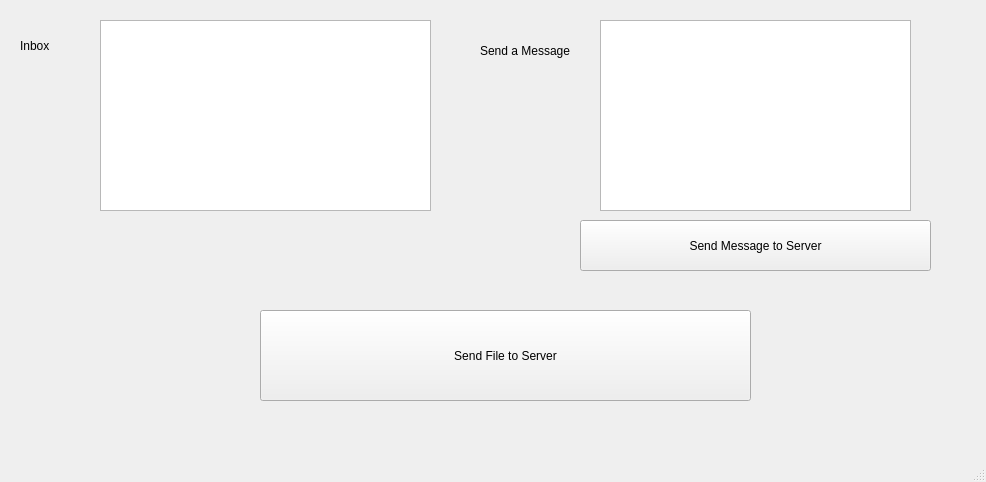
<?xml version="1.0" encoding="UTF-8"?>
<ui version="4.0">
 <class>MainWindow</class>
 <widget class="QMainWindow" name="MainWindow">
  <property name="geometry">
   <rect>
    <x>0</x>
    <y>0</y>
    <width>986</width>
    <height>482</height>
   </rect>
  </property>
  <property name="windowTitle">
   <string>MainWindow</string>
  </property>
  <widget class="QWidget" name="centralwidget">
   <widget class="QPushButton" name="pushButton_Send_Message">
    <property name="geometry">
     <rect>
      <x>580</x>
      <y>220</y>
      <width>351</width>
      <height>51</height>
     </rect>
    </property>
    <property name="text">
     <string>Send Message to Server</string>
    </property>
   </widget>
   <widget class="QPushButton" name="pushButton_Send_File">
    <property name="geometry">
     <rect>
      <x>260</x>
      <y>310</y>
      <width>491</width>
      <height>91</height>
     </rect>
    </property>
    <property name="text">
     <string>Send File to Server</string>
    </property>
   </widget>
   <widget class="QTextEdit" name="textEdit_Message">
    <property name="geometry">
     <rect>
      <x>600</x>
      <y>20</y>
      <width>311</width>
      <height>191</height>
     </rect>
    </property>
   </widget>
   <widget class="QLabel" name="label_4">
    <property name="geometry">
     <rect>
      <x>20</x>
      <y>30</y>
      <width>71</width>
      <height>31</height>
     </rect>
    </property>
    <property name="text">
     <string>Inbox</string>
    </property>
   </widget>
   <widget class="QLabel" name="label_5">
    <property name="geometry">
     <rect>
      <x>480</x>
      <y>20</y>
      <width>121</width>
      <height>61</height>
     </rect>
    </property>
    <property name="text">
     <string>Send a Message</string>
    </property>
   </widget>
   <widget class="QTextBrowser" name="textBrowser_Inbox">
    <property name="geometry">
     <rect>
      <x>100</x>
      <y>20</y>
      <width>331</width>
      <height>191</height>
     </rect>
    </property>
   </widget>
  </widget>
  <widget class="QMenuBar" name="menubar">
   <property name="geometry">
    <rect>
     <x>0</x>
     <y>0</y>
     <width>986</width>
     <height>21</height>
    </rect>
   </property>
  </widget>
  <widget class="QStatusBar" name="statusbar"/>
 </widget>
 <resources/>
 <connections/>
</ui>
